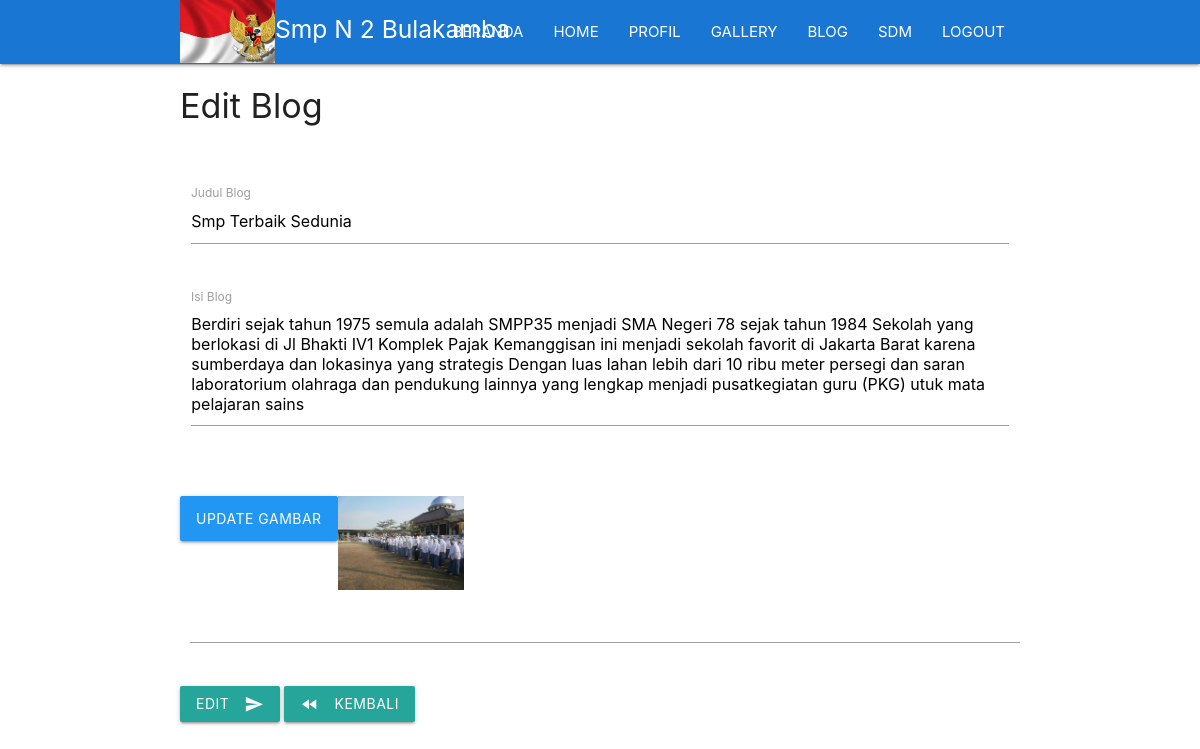
Page /page/index.php?page=blog&aksi=editblog&id=1 (signed in) on the committed database.
### tables this page shows
CREATE TABLE `blog` (
  `id` int(11) NOT NULL,
  `judul_blog` varchar(200) NOT NULL,
  `isi_blog` varchar(2000) NOT NULL,
  `gambar` varchar(200) NOT NULL
);

### page/blog/blog/edit.php (the view, shortened to what this page needs)
<?php
	$id = $_GET['id'];
	$result = mysqli_query($conn, "select * from blog where id='$id' ");
	$data = mysqli_fetch_assoc($result);
?>
<!DOCTYPE html>
<html>
	<head>
	<link type="text/css" rel="stylesheet" href="../../assets/css/materialize.min.css"  media="screen,projection"/>
	<link rel="stylesheet" type="text/css" href="../../assets/css/style.css">
	</head>
<body >
	<div class="container">
		<h4>Edit Blog</h4><br><br>
	   <form action="" method="post" enctype="multipart/form-data">
      <div class="row">
        <div class="input-field col s12">
          <input id="judul_blog" name="judul_blog" type="text" class="" value="<?=$data['judul_blog'] ?>">
          <label for="judul_blog">Judul Blog</label>
        </div>
      </div>
	 <div class="row">
	      <div class="row">
	        <div class="input-field col s12">
	          <textarea id="textarea1" name="isi_blog" class="materialize-textarea"><?=$data['isi_blog'] ?></textarea>
	          <label for="textarea1">Isi Blog</label>
	        </div>
	      </div>
	  </div>
	  <div class="row">
	      <div class="file-field input-field">
      		<div class="btn blue">
      		  <span>Update Gambar</span>
     		</div>
      			<img src="../assets/img/blog/<?php echo $data['gambar'] ?>" width="15%">
      <div class="file-path-wrapper">
        <input class="file-path validate" type="text">
	      </div>
	    </div>
	  </div>
	  <button class="btn waves-effect waves-light" type="submit" name="ubah">Edit
	    <i class="material-icons right">send</i>
	  </button>
	  <a href="index.php?page=blog" class="btn waves-effect waves-light" ><i class="material-icons left">fast_rewind</i>Kembali</a>
	    </form>
	</div>
</body>
</html>

### rows in the picture
blog: judul_blog "Smp Terbaik Sedunia", isi_blog "Berdiri sejak tahun 1975 semula adalah SMPP35 menjadi SMA Negeri 78 sejak tahun 1984 Sekolah yang berlokasi di Jl Bhakti IV1 Komplek Pajak Kemanggisan ini menjadi sekolah favorit di Jakarta Barat karena sumberdaya dan lokasinya yang strategis Dengan luas lahan lebih dari 10 ribu meter persegi dan saran laboratorium olahraga dan pendukung lainnya yang lengkap menjadi pusatkegiatan guru (PKG) utuk mata pelajaran sains", gambar (picture)
